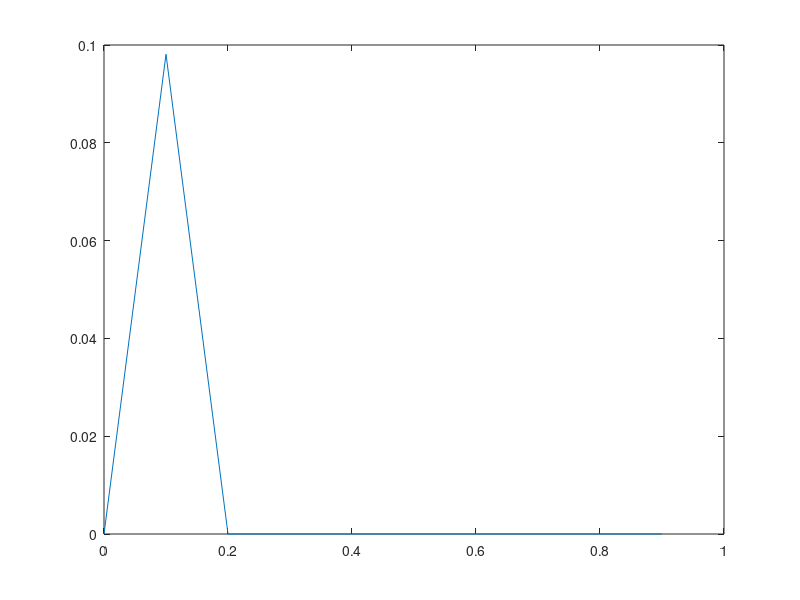

Write MATLAB code to recreate this figure.
dt = 0.1;
s = zeros(1, 10);
v = zeros(1, 10);
fallHeight = 5;
t = zeros(1, 10);
m = 10;
k = 5;
g = 9.81;

count = 2;

while fallHeight > 0
    v(count) = (g - (k * v(count -1)^2 / m)) * dt + v(count -1);
    s(count) = v(count) * dt + s(count -1);
    count= count + 1;
    fallHeight = s(count);
end

for ii = 2:10
    t(ii) = t(ii -1) + dt;
end

plot(t, s);